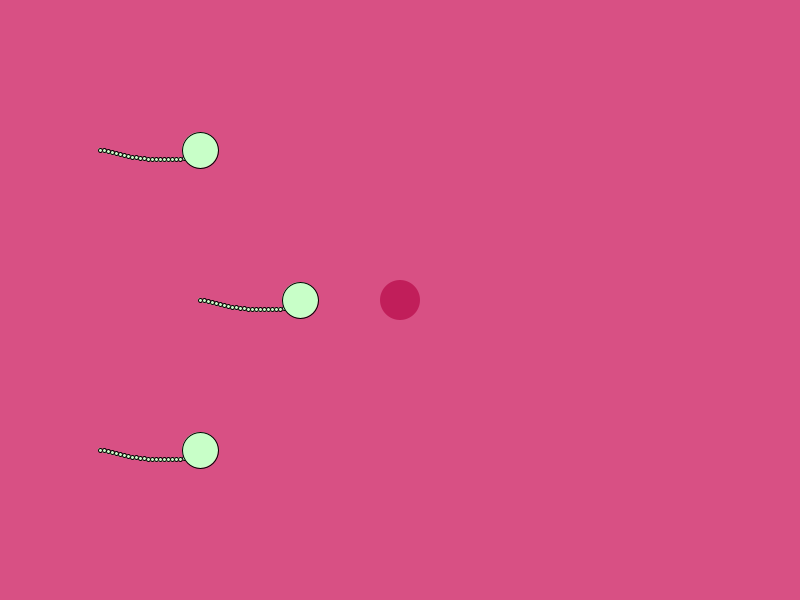
Frame 1 (no input)
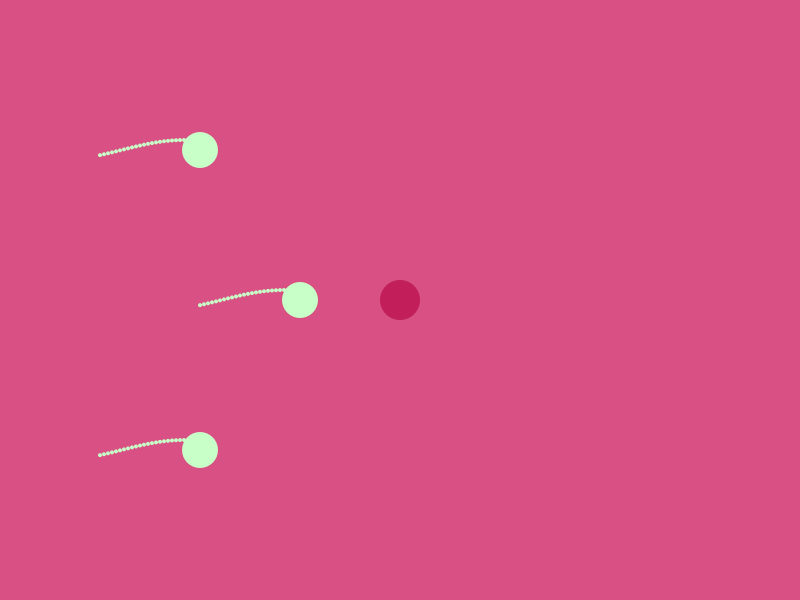
Frame 60 (the mouse pressed at the canvas centre just before this capture)
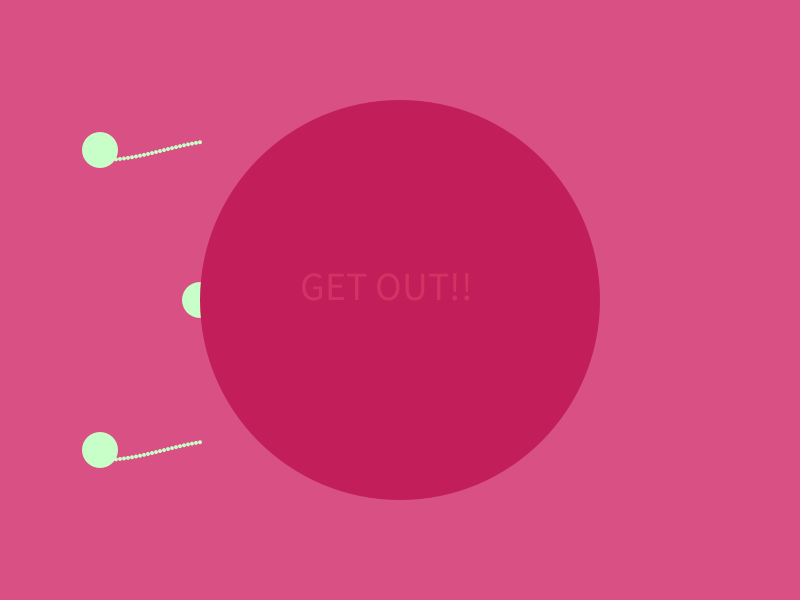
Frame 120 (the mouse held since frame 60 and released just before this capture)

The Processing sketch that drew these frames (run headless with seeded random() and noise(); from frame 60 on, the mouse is pressed at the canvas centre):

// Processing sketch: processing_163844
// ── processing_163844.pde

// egg position
int x = 400;
int y = 300;
float radius = 20; // radius of egg
float angle = 0.0;
float anglevel = 0.1;//velocity of the tail
float amplitude = 10; // amplitud of the tail sine wave
// heads of the sperms
Float headRadius = amplitude*1.8;
float headx= 200; 

int a=10;
void setup() {
  size(800, 600);
  smooth();
  ellipseMode(RADIUS);
}
void draw() {
  background(216, 80, 132);
  tail(200,255,200); // three numbers to control color
  spermHead();
  egg();
  mouseInEgg(200); // you can tell maximum radius of the egg.
}

void egg() {
  noStroke();
  fill(193, 30, 90);
  ellipse(x, y, radius, radius);
}

void mouseInEgg(float maxEggSize) { 
  float d = dist(mouseX, mouseY, x, y);
  if ((d < radius) && (radius <= maxEggSize)) {
    fill(213, 49, 100);
    text("GET OUT!!", 300, 300);
    radius = radius * 1.09;
    textSize(40);
    headx = 100;
  }
  // conditional to grow till maxEggSize radius
  if (radius >= maxEggSize) {
    radius = maxEggSize;
  }
  // if mouse out from ovary return to normal
  if (d > radius && radius > 20) {
    radius = radius - 5;
    headx = 200;
  }
}


void tail(int red, int green, int blue) {
  for ( int x = 100; x<=200; x +=4) {//the length of the sperm tail
    fill(red, green, blue);
    // 3 tails
    float y4 = amplitude *sin(angle);
    angle += anglevel;
    ellipse(x, y4+height/4, 2, 2);
    ellipse(x+100, y4+height/2, 2, 2);
    ellipse(x, y4+height*3/4, 2, 2);
  }
}
void spermHead() {
  ellipse(headx, height/4, headRadius, headRadius);
  ellipse(headx + 100, height/2, headRadius, headRadius);
  ellipse(headx, height*3/4, headRadius, headRadius);
}
